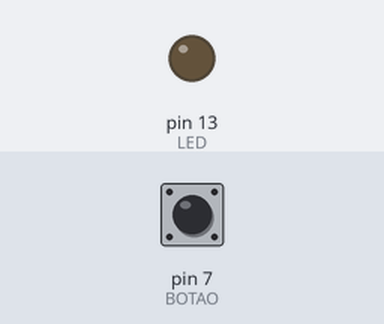
The sketch below on a simulated Arduino Uno, built with avr-gcc and run on an emulated ATmega328P. Shown: output pins drawn as LEDs (lit = HIGH). The inputs (shaded band) are chosen by the test bench; at power-on: pin 7 (BOTAO) HIGH.

Above: at 1.2 s.
1.3 s: pin 7 (BOTAO) pulled LOW for 0.15 s
At 1.6 s:
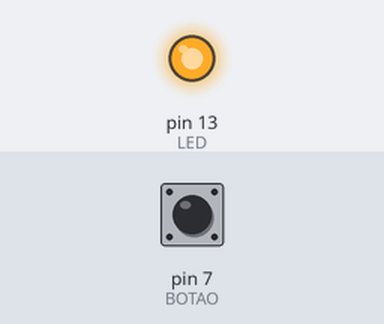
4.4 s: pin 7 (BOTAO) pulled LOW for 1 s
At 10.1 s:
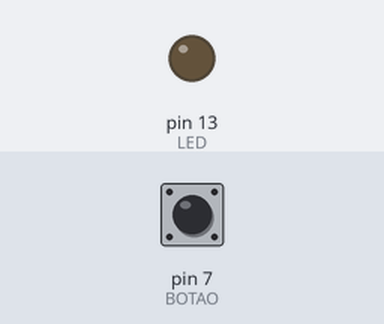
Timing chart, 0 to 11.6 s (numbered marks = the images above; inputs shaded):
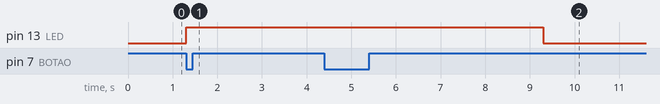

Measured:
- after the input at 1.3 s, pin 13 (LED): LOW → HIGH at once
- after the input at 4.4 s, pin 13 (LED): HIGH → LOW after 4.9 s instead of 0.90 s

The sketch:

led_com_bot_o_pullup1.ino
```cpp
int BOTAO = 7; //PINO DIGITAL UTILIZADO PELO PUSH BUTTON
int LED = 13; //PINO DIGITAL UTILIZADO PELO LED

void setup() {
  pinMode(BOTAO, INPUT_PULLUP); //DEFINE O PINO COMO ENTRADA / "_PULLUP" É PARA ATIVAR O RESISTOR INTERNO
  //DO ARDUINO PARA GARANTIR QUE NÃO EXISTA FLUTUAÇÃO ENTRE 0 (LOW) E 1 (HIGH)
  pinMode(LED, OUTPUT); //DEFINE O PINO COMO SAÍDA

  digitalWrite(LED, LOW); //LED INICIA DESLIGADO
}
void loop(){
  if(digitalRead(BOTAO) == LOW){ //SE A LEITURA DO PINO FOR IGUAL A LOW, FAZ
    digitalWrite(LED, HIGH); //ACENDE O LED
    delay(4000);
  }
  else{ //SENÃO, FAZ
    digitalWrite(LED, LOW); //APAGA O LED

  }
}
```
